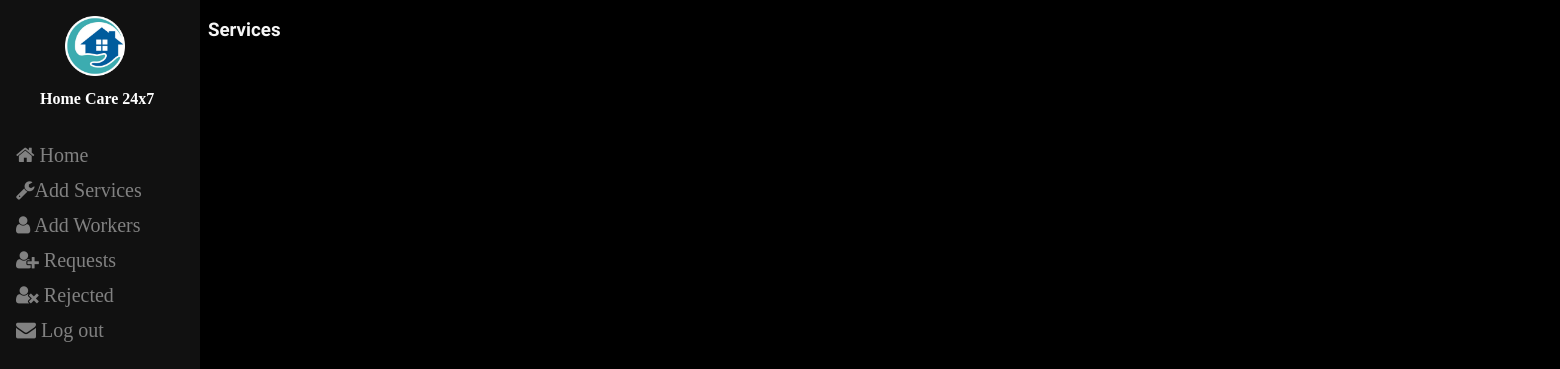
The app's page /sample.php (signed in), older data.
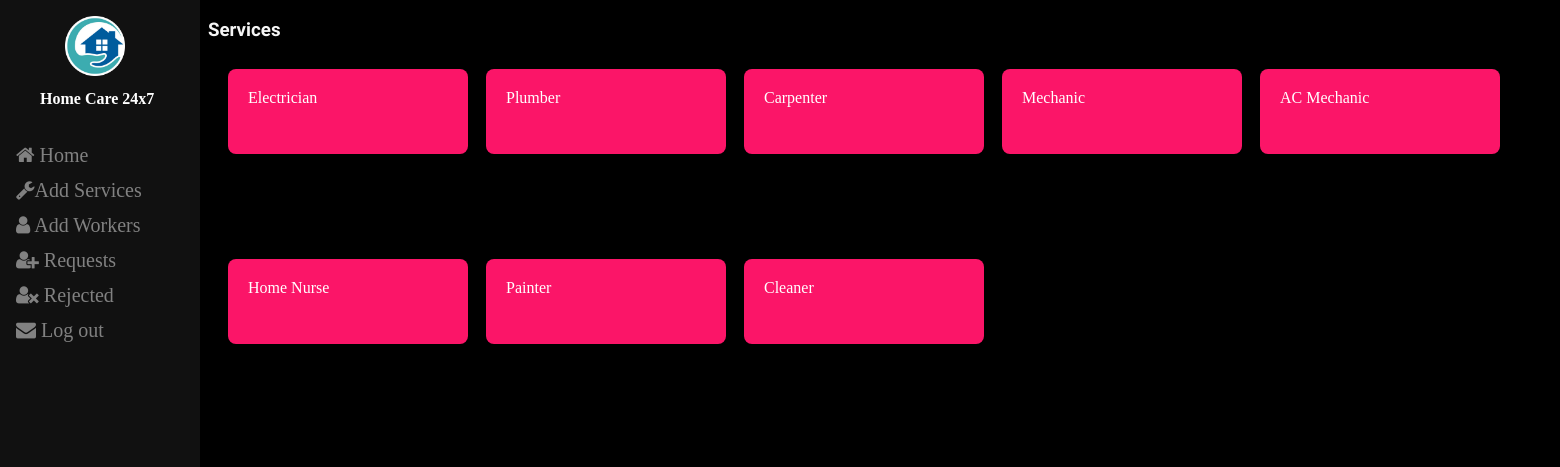
The same page, newer data.
### tables this page shows
CREATE TABLE `service_type` (
  `type_id` int(11) NOT NULL,
  `type` varchar(30) NOT NULL
);

### sample.php (the view, shortened to what this page needs)
<?php
include 'db2.php';
$result=mysqli_query($con,"SELECT * FROM `service_type`");
 ?>
<!DOCTYPE html>
<html lang="en">
<head>
    <link href="stylesheet.css" rel="stylesheet">
</head>
<body>
<?php include 'side.php';?>
<div class="common-div">
<h3>Services</h3>
<div id="block_container">
    <div class="row">
<?php
    while ($row=mysqli_fetch_assoc($result)) { ?>
<a href="service_detail.php?s_id=<?php echo $row['type_id'];?>" class="column">
<div class="card-div-red">
<?php echo $row['type']; ?>
</div></a>
<?php } ?>
</div>
</body>
</html>

### Side.php (shortened to what this page needs)
<!DOCTYPE html>
<html lang="en">
<head>
    </head>
<body>
<link rel="stylesheet" href="https://cdnjs.cloudflare.com/ajax/libs/font-awesome/4.7.0/css/font-awesome.min.css">
<div class="sidebar">
     <div class="image">
         <img src="favicon.png" width="60" height="60" alt="User" /><br>
         <b>Home Care 24x7</b>
     </div>
  <a href="dashboard.php"><i class="fa fa-home"></i> Home</a>
  <a href="add_services.php"><i class="fa fa-wrench"></i>Add Services</a>
  <a href="add_workers.php"><i class="fa fa-user"></i> Add Workers</a>
  <a href="requests.php"><i class="fa fa-user-plus"></i> Requests</a>
  <a href="rejected.php"><i class="fa fa-user-times"></i> Rejected</a>
  <a href="logout.php"><i class="fa fa-envelope"></i> Log out</a>
</div>
</body>
</html>

### stylesheet.css (style rules this page uses)
body { background: hsl(0, 0%, 0%); }
h3 { color: #f5f5f5; }
.common-div { width:700px; margin-left:200px; }
.card-div-red { width:200px; height:45px; margin: 0 10px 0 10px; background-color: #FB1568; border-radius: 8px; color: white; padding: 20px; font-family:verdana; }
#block_container { display: flex; width: 200%; }

### sample.php (style rules this page uses)
h3 { font-family: "Raleway", Helvetica, sans-serif; }
a { text-decoration:none; }
.column { float: left; width: 17%; padding: 10px; height: 150px; margin-bottom: 20px; }
.row:after { content: ""; display: table; margin-left: 200px; clear: both; width: 100%; }

### Side.php (style rules this page uses)
.sidebar { height: 100%; width: 200px; position: fixed; z-index: 1; top: 0; left: 0; background-color: #111; overflow-x: hidden; padding-top: 16px; }
.sidebar a { padding: 6px 8px 6px 16px; text-decoration: none; font-size: 20px; color: #818181; display: block; }
img { margin-left:65px; margin-bottom:10px; }
b { margin-left: 40px; margin-bottom:20px; color:white; }
div { margin-bottom:30px; }

Row changes from the older to the newer data that the page shows:
added service_type: type "Electrician"
added service_type: type "Plumber"
added service_type: type "Carpenter"
added service_type: type "Mechanic"
added service_type: type "AC Mechanic"
added service_type: type "Home Nurse"
added service_type: type "Painter"
added service_type: type "Cleaner"
